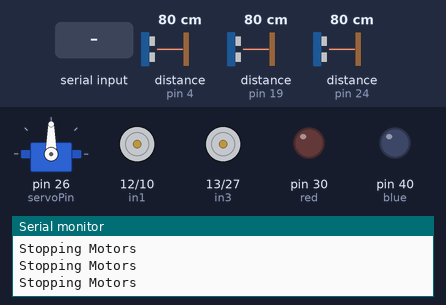
Bench run of a sketch on a simulated Arduino Mega 2560, built with avr-gcc and run on an emulated ATmega2560. Shown: servo, motor-driver pin pairs drawn as motors (green arrow = first pin HIGH = forward, orange = second pin HIGH = backward, longer = more drive, scaled by the enable pin), output pins drawn as LEDs (lit = HIGH), the last lines printed to the serial monitor. Inputs (shaded band) come from the test bench; at power-on: distance to the obstacle (sensors on pin 4, pin 19, pin 24) 80 cm. The echo pulse lasts 58.3 µs per cm; pins used as bus, display or sensor lines are not drawn.

Above: at 1.2 s.
1.3 s: "S" received over Serial
At 1.7 s:
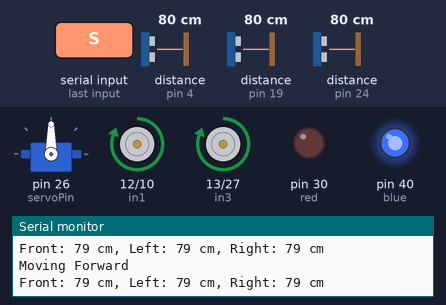
2.8 s: distance to the obstacle (sensor on pin 4) set to 35 cm
5.8 s: distance to the obstacle (sensor on pin 4) set to 30 cm
At 6.3 s:
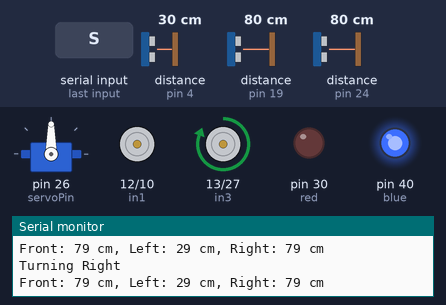
7.3 s: "N" received over Serial
At 8.7 s:
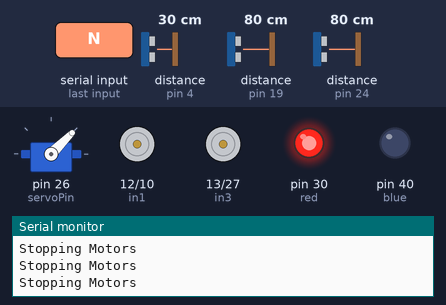
Timing chart, 0 to 10.3 s (numbered marks = the images above; inputs shaded):
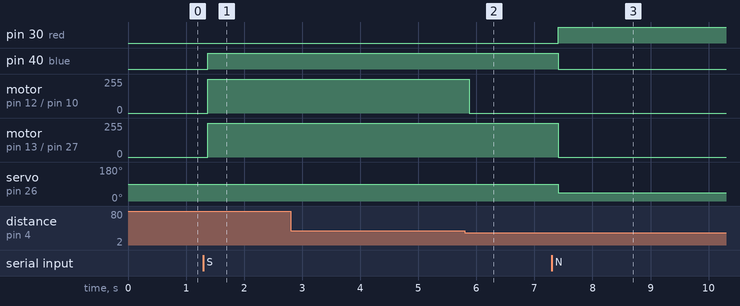

The sketch:

bluetooth_wall_follow_nw.ino
```cpp
#include <Servo.h>

// --- Servo and RGB Setup ---
Servo myservo;
const int servoPin = 26; // PD3
const int red = 30, blue = 40, green = 39; // RGB LED pins

// --- Motor A (Left Motor) ---
int enA = 40; // PF2
int in1 = 12; // PA3
int in2 = 10; // PA7

// --- Motor B (Right Motor) ---
int enB = 37; // PC4
int in3 = 13; // PA4
int in4 = 27; // PE1

// --- Ultrasonic Sensor Pins ---
const int frontTrig = 2, frontEcho = 24;   // PB5, PD1
const int leftTrig = 30, leftEcho = 4;     // PF1, PB1
const int rightTrig = 26, rightEcho = 19;  // PD3, PB2

long cmFront, cmLeft, cmRight;

// --- Control Flags ---
char received = ' ';
bool carRunning = false;

void setup() {
    Serial.begin(9600);

    // RGB LED pins
    pinMode(red, OUTPUT); pinMode(green, OUTPUT); pinMode(blue, OUTPUT);
    analogWrite(red, 0); analogWrite(green, 0); analogWrite(blue, 0);

    // Servo
    myservo.attach(servoPin);

    // Motor Pins
    pinMode(enA, OUTPUT); pinMode(in1, OUTPUT); pinMode(in2, OUTPUT);
    pinMode(enB, OUTPUT); pinMode(in3, OUTPUT); pinMode(in4, OUTPUT);

    // Ultrasonic Pins
    pinMode(frontTrig, OUTPUT); pinMode(frontEcho, INPUT);
    pinMode(leftTrig, OUTPUT); pinMode(leftEcho, INPUT);
    pinMode(rightTrig, OUTPUT); pinMode(rightEcho, INPUT);
}

void loop() {
    if (Serial.available() > 0) {
        received = Serial.read();
        Serial.println(received);
        processBluetooth(received);
    }

    if (carRunning) {
        // Update sensor readings
        cmFront = getUltrasonicDistance(frontTrig, frontEcho);
        cmLeft = getUltrasonicDistance(leftTrig, leftEcho);
        cmRight = getUltrasonicDistance(rightTrig, rightEcho);

        Serial.print("Front: "); Serial.print(cmFront); Serial.print(" cm, ");
        Serial.print("Left: "); Serial.print(cmLeft); Serial.print(" cm, ");
        Serial.print("Right: "); Serial.print(cmRight); Serial.println(" cm");

        // Obstacle avoidance logic
       if (cmFront <= 30 && cmFront > 0) {
//            stopMotors();
            if (cmLeft > cmRight) {
                turnLeft();
            } else {
                turnRight();
            }
        } else if (cmLeft <= 30 && cmLeft > 0) {
            turnRight();
        } else if (cmRight <= 30 && cmRight > 0) {
            turnLeft();
        } else {
            moveForward();
        }
    } else {
        stopMotors();
    }
}


// --- Functions ---

void processBluetooth(char sign) {
    switch (sign) {
        case 'S': // Start car
            carRunning = true;
            myservo.write(90);
            analogWrite(red, 0); analogWrite(green, 255); analogWrite(blue, 0);
            break;
        case 'N': // Stop car
            carRunning = false;
            myservo.write(45);
            analogWrite(red, 255); analogWrite(green, 0); analogWrite(blue, 0);
            break;
        default:
            break;
    }
}

long getUltrasonicDistance(int trigPin, int echoPin) {
    digitalWrite(trigPin, LOW); delayMicroseconds(2);
    digitalWrite(trigPin, HIGH); delayMicroseconds(10);
    digitalWrite(trigPin, LOW);
    return (pulseIn(echoPin, HIGH) * 0.034) / 2;
}

void moveForward() {
    Serial.println("Moving Forward");
    digitalWrite(in1, HIGH); digitalWrite(in2, LOW);
    analogWrite(enA, 191);
    digitalWrite(in3, HIGH); digitalWrite(in4, LOW);
    analogWrite(enB, 138);
}

void stopMotors() {
    Serial.println("Stopping Motors");
    digitalWrite(in1, LOW); digitalWrite(in2, LOW);
    analogWrite(enA, 0);
    digitalWrite(in3, LOW); digitalWrite(in4, LOW);
    analogWrite(enB, 0);
}

void turnRight() {
    Serial.println("Turning Right");
    digitalWrite(in1, LOW); digitalWrite(in2, HIGH);
    analogWrite(enA, 191);
    digitalWrite(in3, HIGH); digitalWrite(in4, LOW);
    analogWrite(enB, 0);
    delay(180);
}

void turnLeft() {
    Serial.println("Turning Left");
    digitalWrite(in1, HIGH); digitalWrite(in2, LOW);
    analogWrite(enA, 0);
    digitalWrite(in3, LOW); digitalWrite(in4, HIGH);
    analogWrite(enB, 138);
    delay(180);
}
```

Measured:
- the behaviour switches between 32 and 31 cm on distance to the obstacle (sensor on pin 4) (found by bisection; images 1 and 2)
- after the input at 1.3 s, pin 40 (blue): LOW → HIGH after 0.07 s; motor on pin 12 (in1) / pin 10 (in2), motor on pin 13 (in3) / pin 27 (in4): stopped → forward 255/255 after 0.07 s
- after the input at 5.8 s, motor on pin 12 (in1) / pin 10 (in2): forward 255/255 → stopped after 0.08 s
- after the input at 7.3 s, pin 30 (red): LOW → HIGH after 0.11 s; pin 40 (blue): HIGH → LOW after 0.11 s; motor on pin 13 (in3) / pin 27 (in4): forward 255/255 → stopped after 0.11 s; servo on pin 26 (servoPin): 90° → 45° after 0.11 s
